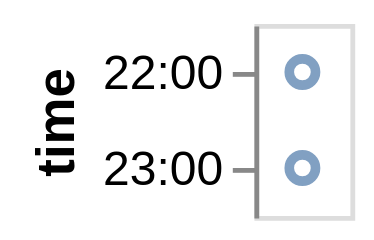

Here is the Vega-Lite specification saved for this chart:
### Vega-Lite specification from a JSON file in a GitHub repository (floating-point values rounded to 4 significant figures)
{"$schema": "https://vega.github.io/schema/vega-lite/v4.json", "description": "Google's stock price over time.", "data": {"values": [{"date": "10 Oct 2011 22:48:00"}, {"date": "11 Oct 2022 23:00:00"}]}, "mark": "point", "encoding": {"y": {"timeUnit": "hours", "field": "date", "type": "ordinal", "axis": {"title": "time"}}}, "autosize": {"type": "pad"}}
